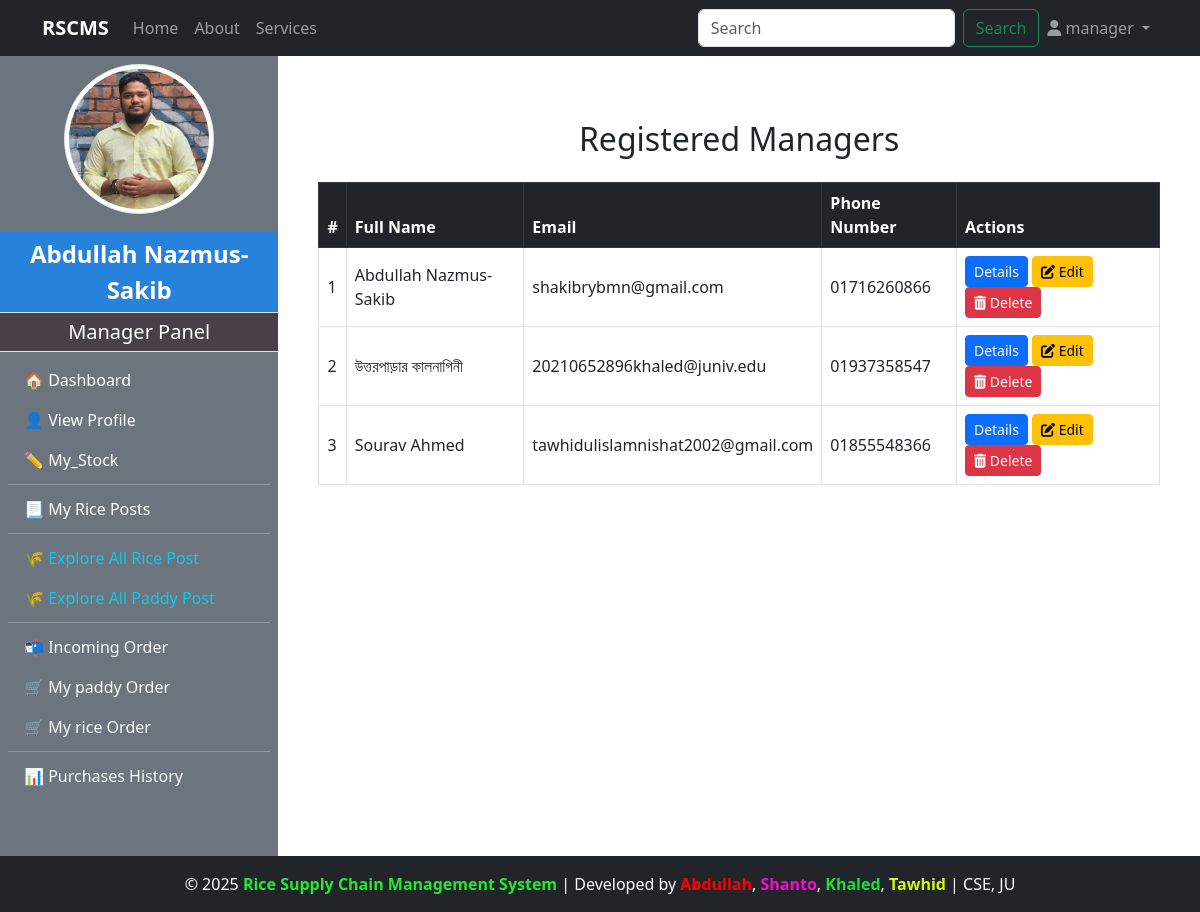
The page /admin_panel/see_all_manager (signed in) on the database as committed earlier.
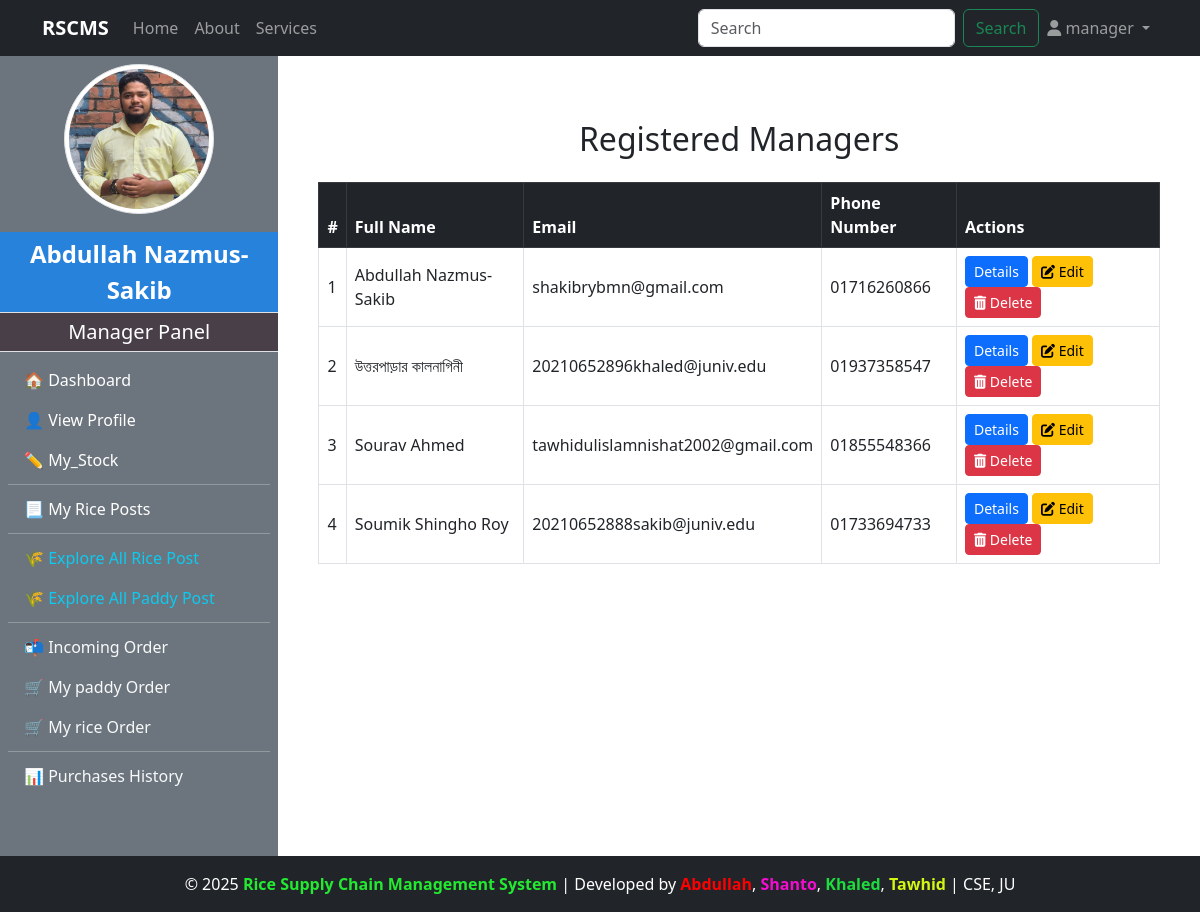
The same page on the database as committed later.
### manager/models.py (models this page shows, shortened)
class ManagerProfile(models.Model):
    user = models.OneToOneField(CustomUser,on_delete=models.CASCADE,limit_choices_to={'role':'manager'},related_name="managerprofile")
    full_name = models.CharField(max_length=100)
    phone_number = models.CharField(max_length=11)
    transaction_password = models.CharField(blank=True)
    address = models.TextField()
    mill_name = models.CharField(max_length=100)
    mill_location = models.TextField()
    profile_image = models.ImageField(upload_to="manager_profile/",blank=True,null=True)
    experience_year = models.PositiveIntegerField(blank=True, null=True)
    bio = models.TextField(blank=True)
    created_at = models.DateTimeField(auto_now_add=True)

### accounts/models.py (models this page shows, shortened)
class CustomUser(AbstractUser):
    ROLE_CHOICES = (
        ('admin', 'Admin'),
        ('manager', 'Manager'),
        ('customer', 'Customer'),
        ('dealer', 'Dealer'),
    )
    role = models.CharField(max_length=20, choices=ROLE_CHOICES, default='admin')

### admin_panel/views.py (the view)
# urls.py: path('see_all_manager', views.see_all_manager, name='see_all_manager'),
def see_all_manager(request):
    managers = ManagerProfile.objects.all()
    return render(request,"admin/see_all_manager.html",{'managers':managers})

### admin_panel/context_processors.py (called while the page is built)
def admin_profile(request):
    if request.user.is_authenticated:
        try:
            admin = AdminProfile.objects.get(user=request.user)
            return {'admin': admin}
        except AdminProfile.DoesNotExist:
            return {}
    return {}

### customer/context_processors.py (called while the page is built)
def customer_profile(request):
    if request.user.is_authenticated:
        try:
            customer = CustomerProfile.objects.get(user=request.user)
            return {'customer': customer}
        except CustomerProfile.DoesNotExist:
            return {}
    return {}

### manager/context_processors.py (called while the page is built)
def manager_profile(request):
    if request.user.is_authenticated:
        try:
            manager = ManagerProfile.objects.get(user=request.user)
            return {'manager': manager}
        except ManagerProfile.DoesNotExist:
            return {}
    return {}

### admin_panel/templates/admin/see_all_manager.html (shortened to what this page needs)
{% extends "base.html" %}
{% load static %}
{% block content %}
<div class="container mt-5">
    <h2 class="mb-4 text-center">Registered Managers</h2>
    {% if managers %}
        <div class="table-responsive">
            <table class="table table-bordered table-hover align-middle">
                <thead class="table-dark">
                    <tr>
                        <th>#</th>
                        <th>Full Name</th>
                        <th>Email</th>
                        <th>Phone Number</th>
                        <th>Actions</th>
                    </tr>
                </thead>
                <tbody>
                    {% for manager in managers %}
                        <tr>
                            <td>{{ forloop.counter }}</td>
                            <td>{{ manager.full_name }}</td>
                            <td>{{ manager.user.email }}</td>
                            <td>{{ manager.phone_number }}</td>
                            <td>
                                <a href="{% url 'individual_manager_details' manager.id %}" class="btn btn-primary btn-sm">Details</a>
                                  <a href="{% url "update_manager_profile_by_admin" manager.id %}" class="btn btn-warning btn-sm">
                                    <i class="fas fa-edit"></i> Edit
                                </a>
                                <form action="{% url "delete_manager" manager.id %}" method="POST" class="d-inline">
                                    <button type="submit" class="btn btn-danger btn-sm" onclick="return confirm('Are you sure you want to delete this student?');">
                                        <i class="fas fa-trash-alt"></i> Delete
                                    </button>
                                </form>
                            </td>
                        </tr>
                    {% endfor %}
                </tbody>
            </table>
        </div>
    {% else %}
        <div class="alert alert-info text-center">No managers found.</div>
    {% endif %}
</div>
{% endblock content %}

### templates/SlideBar.html (shortened to what this page needs)
{% load static %}
{% if request.user.is_authenticated and request.user.role == "manager" %}
<div class="bg-secondary text-white d-flex flex-column" style="min-width: 250px; height: 100vh;" >
<div class="text-center my-2">
    {% if manager and manager.profile_image %}
        <img src="{{ manager.profile_image.url }}" class="rounded-circle img-thumbnail" style="width: 150px; height: 150px; object-fit: cover; margin-bottom: 10px;" alt="Profile Image">
    {% else %}
        <img src="{% static 'images/default_profile.png' %}" class="rounded-circle img-thumbnail" style="width: 150px; height: 150px; object-fit: cover; margin-bottom: 10px;" alt="Default Profile Image">
    {% endif %}
</div>
    <div class="sidebar-user-name p-1 fs-4 border-bottom">{{manager.full_name}}</div>
    <div class="sidebar-header p-1 fs-5 border-bottom">Manager Panel</div>
    <nav class="nav flex-column p-2">
        <a class="nav-link text-white {% if request.resolver_match.url_name == 'manager_dashboard' %}active{% endif %}" href="{% url 'manager_dashboard' %}">🏠 Dashboard</a>
        <a class="nav-link text-white {% if request.resolver_match.url_name == 'manager_profile' %}active{% endif %}" href="{% url 'manager_profile' %}">👤 View Profile</a>
        <a class="nav-link text-white {% if request.resolver_match.url_name == 'manager_stock_management' %}active{% endif %}" href="{% url 'manager_stock_management' %}">✏️ My_Stock</a>
        <hr class="my-1">
        <a class="nav-link text-white {% if request.resolver_match.url_name == 'show_my_rice_post' %}active{% endif %}" href="{% url 'show_my_rice_post' %}">📃 My Rice Posts</a>
        <hr class="my-1">
        <a class="nav-link text-info {% if request.resolver_match.url_name == 'explore_all_rice_post' %}active{% endif %}" href="{% url 'explore_all_rice_post' %}">🌾 Explore All Rice Post</a>
        <a class="nav-link text-info {% if request.resolver_match.url_name == 'explore_paddy_post' %}active{% endif %}" href="{% url 'explore_paddy_post' %}">🌾 Explore All Paddy Post</a>
        <hr class="my-1">
        <a class="nav-link text-light {% if request.resolver_match.url_name == 'incoming_order' %}active{% endif %}" href="{% url 'incoming_order' %}">📬 Incoming Order</a>
        <a class="nav-link text-light {% if request.resolver_match.url_name == 'my_paddy_order' %}active{% endif %}" href="{% url 'my_paddy_order' %}">🛒 My paddy Order</a>
        <a class="nav-link text-light {% if request.resolver_match.url_name == 'my_rice_order' %}active{% endif %}" href="{% url 'my_rice_order' %}">🛒 My rice Order</a>
        <hr class="my-1">
        <a class="nav-link text-light {% if request.resolver_match.url_name == 'purchase_history' %}active{% endif %}" href="{% url 'purchase_history' %}">📊 Purchases History</a>
    </nav>
</div>
{% endif %}

Rows that differ between the two databases and show on the page:
added ManagerProfile: full_name "Soumik Shingho Roy", user.email "20210652888sakib@juniv.edu", phone_number "01733694733"
